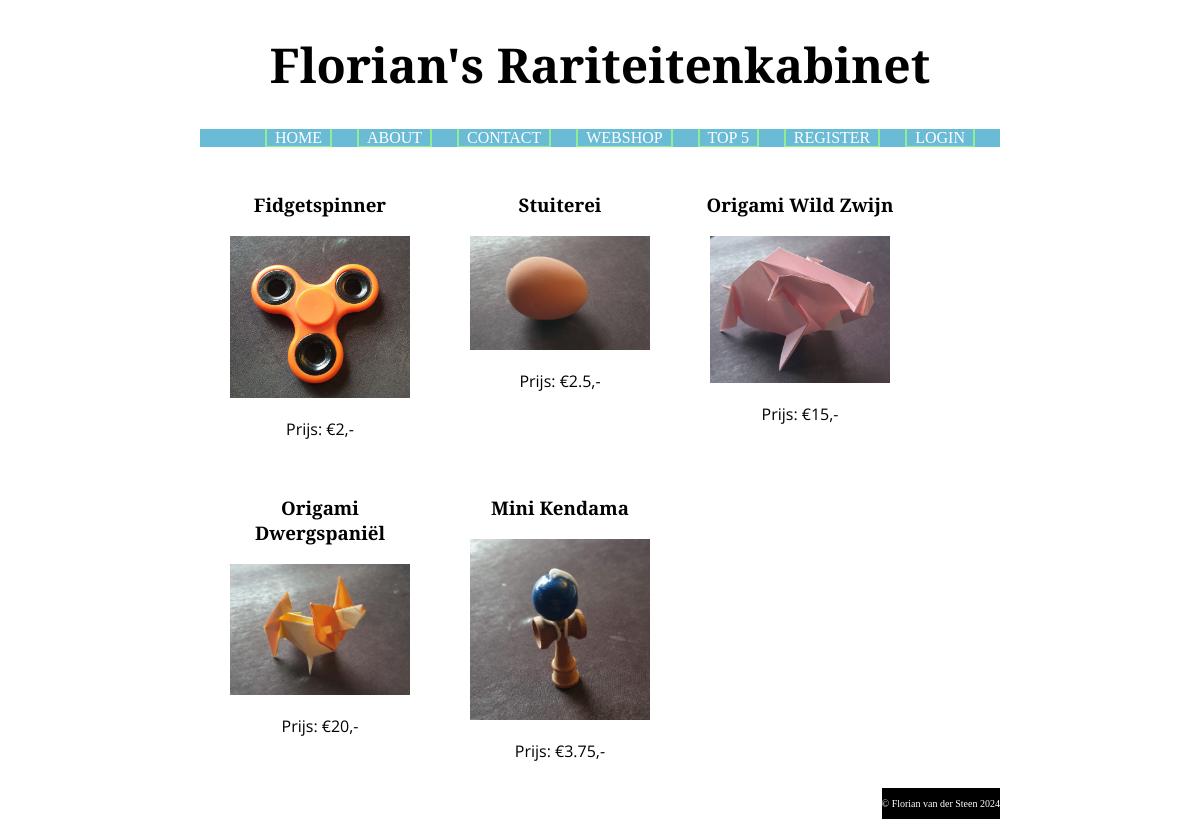
Screenshot of /index.php?page=shop&top=5 with the database file from the repository.
### tables this page shows
CREATE TABLE `products` (
  `id` int(200) NOT NULL,
  `name` varchar(200) NOT NULL,
  `description` varchar(1000) NOT NULL,
  `price` float NOT NULL,
  `fname` varchar(500) NOT NULL
);

### communication.php (called while the page is built, shortened)
<?php
function makeDataBaseConnection() {
    $servername = getenv("MYSQL_FLORIAN_WEBSHOP_HOST");
    $dbname = getenv("MYSQL_FLORIAN_WEBSHOP_DATABASE");
    $username = getenv("MYSQL_FLORIAN_WEBSHOP_USER");
    $password = getenv("MYSQL_FLORIAN_WEBSHOP_PASSWORD");
    $conn = mysqli_connect($servername, $username, $password, $dbname);
    return $conn;
}
function executeDataBaseQuery($query, $conn) {
    $result = mysqli_query($conn, $query);
    return $result;
}
function getTopKProducts($k) {
    $conn = makeDataBaseConnection();
    try {
        $query = "SELECT p.*, SUM(op.count) as total_sold FROM ordersproducts as op
        RIGHT JOIN products as p ON op.product_id = p.id
        LEFT JOIN orders as o ON op.order_id = o.id
        WHERE o.order_date > DATE_SUB(date(CURRENT_DATE), INTERVAL 7 DAY) or o.order_date IS NULL
        GROUP BY p.id
        ORDER BY total_sold DESC
        LIMIT " . $k . ";";
        $result = executeDataBaseQuery($query, $conn);
        while($row = mysqli_fetch_assoc($result)) {
            $products[$row["id"]] = array("id"=> $row["id"], "name"=>$row["name"], "description"=>$row["description"], "price"=>$row["price"], "fname"=>$row["fname"]);
        }
        return ["products" => $products];
    }
    finally {
        mysqli_close($conn);
    }
}

### shop.php (the view, shortened to what this page needs)
<?php
function showShopContent($data) {
    include_once('communication.php');
    if (empty($data["products"])) {
        echo "";
    }
    else if (empty($data["productId"])) {
        showWebshopProducts($data);
    }
    else {
        showProductContent($data);
    }
}
function showWebshopProducts ($data) {
    $products = $data["products"];
    echo '<div class="product-list">';
    foreach($products as $id=>$product) {
        echo '<a class="product" href="index.php?page=shop&detail=' . $id . '"><div class="product">' . PHP_EOL;
        echo '<h3>' . $product["name"] . '</h3>' . PHP_EOL;
        echo '<img src="Images/' . $product["fname"] . '" alt="' . $product["description"] . '">';
        echo '<p>Prijs: &euro;' . $product["price"]  . ',-</p>';
        echo '</div></a>' . PHP_EOL;
    }
    echo '</div>';
}

### index.php (shortened to what this page needs)
<?php
$page = getRequestedPage();
$data = processRequest($page);
showPage($data);
function getRequestedPage() {
    $request_type = $_SERVER['REQUEST_METHOD'];
    if ($request_type == "POST") {
        $request_page = getPostVar("page");
    }
    else {
        $request_page = getGetVar("page");
    }
    return $request_page;
}
function getGetVar($key, $default="") {
    $value = filter_input(INPUT_GET, $key, FILTER_SANITIZE_SPECIAL_CHARS);
    return isset($value) ? trim($value) : $default;
}
function processRequest($page) {
    $data = processPage($page);
    $data["menu"] = buildMenu();
    return $data;
}
function processPage($page) {
    switch ($page) {
        case "shop":
            $top = getGetVar("top");
            include_once('communication.php');
            if (!$productId && !$top) {
                try {
                    $data = getProducts();
                    $data["page"] = $page;
                }
                catch (Exception $e) {
                    $errors["general"] = "Er is een technische storing, de webshop kan niet worden geladen. Probeer het later nogmaals.";
                    logError('Shop load failed SQLError: ' . $e -> getMessage());
                    $data = ["errors" => $errors];
                }
            }
            else if ($top) {
                try {
                    $data = getTopKProducts($top);
                }
                catch (Exception $e) {
                    $errors["general"] = "Er is een technische storing, de webshop kan niet worden geladen. Probeer het later nogmaals.";
                    logError('Shop load failed SQLError: ' . $e -> getMessage());
                    $data = ["errors" => $errors];
                }
            }
            $data["page"] = $page;
            return $data;
    }
}
function buildMenu() {
    $menu = array("home"=>"HOME", "about"=>"ABOUT", "contact"=>"CONTACT", "shop"=>"WEBSHOP", "shop&top=5"=>"TOP 5");
    if (isUserLoggedIn()) {
        $menu["cart"] = 'CART';
        $menu["changepswd"] = "ACCOUNT";
        $menu["logout"] = 'LOGOUT ' . getLoggedInUserName();
    }
    else {
        $menu["register"] = "REGISTER";
        $menu["login"] = "LOGIN";
    }
    return $menu;
}
function beginDocument() {
    echo '<!doctype html>
    <html>';
}
function showHeader($data) {
    echo "<head><title>";
    echo showTitle($data["page"]);
    echo "</title>";
    echo '<link rel="stylesheet" type="text/css" href="CSS/styles.css">';
    echo '</head>';
}
function showTitle($page) {
    switch ($page) {
        case "shop":
            include_once('shop.php');
            return getShopTitle();
    }
}
function showBody($data) {
    echo "<body>" . PHP_EOL;
    echo "<h1>Florian&apos;s Rariteitenkabinet</h1>";
    showNavBar($data);
    showContent($data);
    showFooter();
    echo "</body>" . PHP_EOL;
}
function showNavBar($data) {
    $menu = $data["menu"];
    echo '<ul class="navbar">';
    foreach($menu as $page=>$label) {
        echo '<li><a href="index.php?page=' . $page . '">' . $label . '</a></li>';
    }
    echo '</ul>';
}
function showContent($data) {
    $page = $data["page"];
    switch ($page) {
        case "shop":
            include_once('shop.php');
            showShopContent($data);
            break;
    }
}
function showPage($page) {
    beginDocument();
    showHeader($page);
    showBody($page);
    echo "</html>";
}
function showFooter() {
    echo '<footer>
    <p>&copy; Florian van der Steen 2024<br></p>
    </footer>';
}

### CSS/styles.css (style rules this page uses)
body { width: 800px; margin: auto; background-color: white; }
h1 { font-size: 48px; text-align: center; font-family: "Merriweather", serif; }
h2, h3, h4 { font-family: "Merriweather", serif; }
ul.navbar { list-style-type: none; background-color: rgb(106, 187, 213); overflow: hidden; display: flex; justify-content: space-evenly; }
ul.navbar li > a { border-style: solid; border-width: 2px; border-color: lightgreen; color: white; padding: 0px 8px; text-decoration: none; }
footer { background-color: black; color: white; font-size: 10px; float: right; }
.product-list { display: flex; flex-wrap: wrap; align-content: flex-start; }
.product { flex-grow: 0; flex-shrink: 0; flex-basis: calc(30% - 20px); margin: 10px; text-align: center; text-decoration: none; color: black; }
.product img { width: 90%; height: 90%; }
.product p { font-family: "Open Sans", sans-serif; }

### rows the page displays
products: name "Fidgetspinner", fname (picture), price "2"
products: name "Stuiterei", fname (picture), price "2.5"
products: name "Origami Wild Zwijn", fname (picture), price "15"
products: name "Origami Dwergspaniël", fname (picture), price "20"
products: name "Mini Kendama", fname (picture), price "3.75"

### other values shown
$label "HOME"
$label "ABOUT"
$label "CONTACT"
$label "WEBSHOP"
$label "TOP 5"
$label "REGISTER"
$label "LOGIN"
